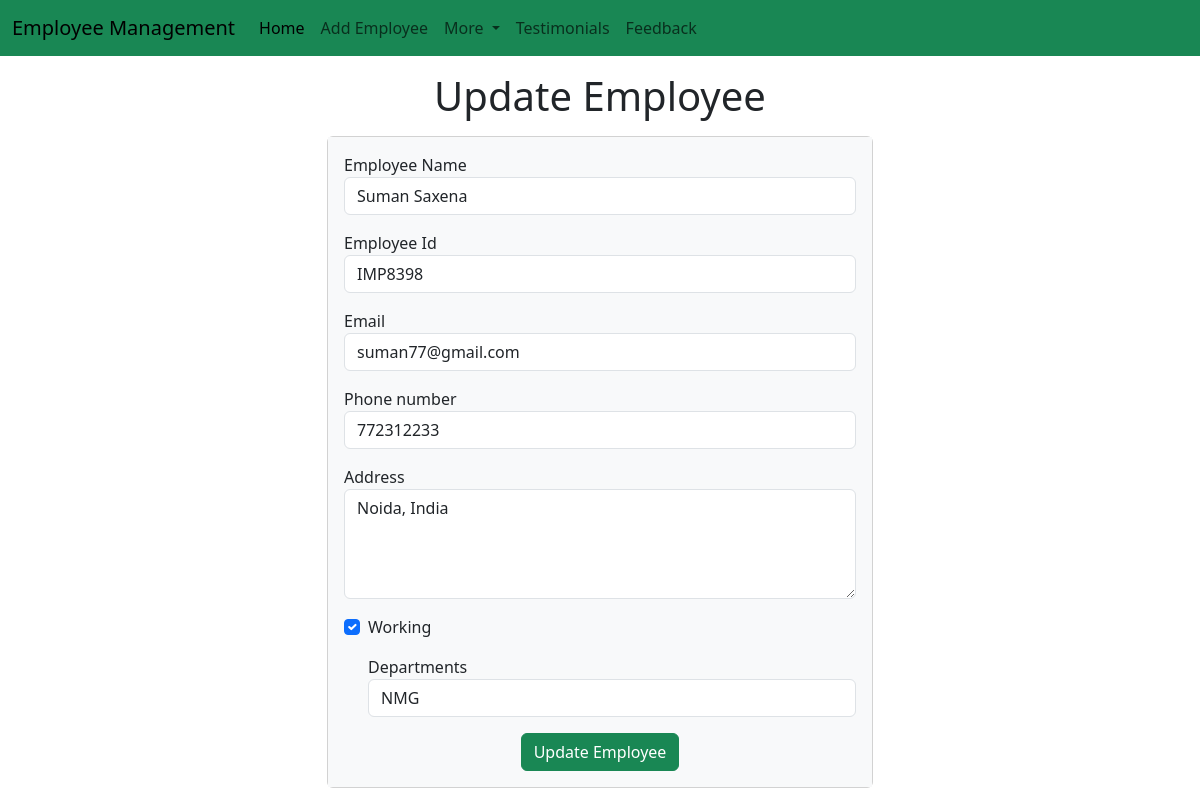
Page /emp/update_emp/3 on the committed database.
### employeemgmtapp/models.py (models this page shows, shortened)
class Employee (models.Model):
    name = models.CharField(max_length=200)
    empId = models.CharField(max_length=200)
    phone = models.CharField(max_length=10)
    email = models.CharField(max_length=50)
    address=models.CharField(max_length=200)
    working= models.BooleanField(default=True)
    department = models.CharField(max_length=15)

### employeemgmtapp/views.py (the view)
# urls.py: path("update_emp/<int:empId>",update_emp),
def update_emp(request, empId):
    emp=Employee.objects.get(pk=empId)
    return render(request,"emp/update_emp.html",{
        'emp' : emp
    })

### templates/emp/update_emp.html (shortened to what this page needs)
<!doctype html>
<html lang="en">
  <head>
    <link href="https://cdn.jsdelivr.net/npm/bootstrap@5.3.0/dist/css/bootstrap.min.css" rel="stylesheet">
  </head>
  <body>
    {% include 'emp/navbar.html' %}
    <h1 class="text-center my-3">Update Employee </h1>
    <div class="container">
        <div class="row">
            <div class="col-md-6 offset-md-3">
                <div class="card">
                    <div class="card-body bg-light">
                        <form action="/emp/do_update_emp/{{emp.id}}" method="POST">
                            <div class="mb-3">
                                <label for="name">Employee Name </label>
                                <input id= "name"
                                type="text"
                                class="form-control"
                                placeholder = "Enter employee name"
                                name="emp_name"
                                value="{{emp.name}}">
                            </div>
                            <div class="mb-3">
                                <label for="id">Employee Id </label>
                                <input id= "id" type="text" class="form-control" placeholder = "Enter employee id"
                                name="emp_id"
                                value="{{emp.empId}}">
                            </div>
                            <div class="mb-3">
                                <label for="email">Email </label>
                                <input id= "email" type="text" class="form-control" placeholder = "Enter employee email"
                                name ="emp_email"
                                value="{{emp.email}}">
                            </div>
                            <div class="mb-3">
                                <label for="phone">Phone number </label>
                                <input id= "phone" type="text" class="form-control" placeholder = "Enter employee phone number"
                                name="emp_phone"
                                value="{{emp.phone}}">
                            </div>
                            <div class="mb-3">
                                <label for="address">Address</label>
                                <textarea name="emp_address" id="address" rows="4" class="form-control">{{emp.address}}</textarea>
                            </div>
                            <div class="mb-3 form-check">
                                <label for="working">Working</label>
                                <input {% if emp.working %} checked {% endif %}id="working" name="emp_working" type="checkbox"class="form-check-input">
                            </div>
                            <div class="mb-3 form-check">
                                <label for="department">Departments</label>
                                <select value="{{emp.department}}" name="emp_department" id="department" class="form-control">
                                    <option value="NMG"> NMG</option>
                                    </select>
                            </div>
                            <div class="container text-center">
                                <button class="btn btn-success">Update Employee</button>
                            </div>
                        </form>
            </div></div>
        </div>
    </div></div>
  </body>
</html>

### rows in the picture
Employee: emp_name "Suman Saxena", emp_id "IMP8398", emp_email "suman77@gmail.com", emp_phone "772312233", emp_address "Noida, India", working "☑", emp_department "NMG"
